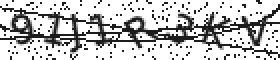
#> input picture captchas/some6.png, 140 x 30 px (shown 2 times larger)
$ python test.py   (older library calls are emulated)
#> lines starting #> are read from the running program, lines starting #| are printed output that depends on the picture; after the words box and inside, x2 and y2 are one past the last pixel; in counts of white or black regions, pixels touching at a corner belong together
### captcha/captcha/image.py
# coding: utf-8
"""
    captcha.image
    ~~~~~~~~~~~~~

    Generate Image CAPTCHAs, just the normal image CAPTCHAs you are using.
"""

import os
import random
import numpy as np
import matplotlib.pyplot as plt
from PIL import Image
from PIL import ImageFilter
from PIL.ImageDraw import Draw
from PIL.ImageFont import truetype
try:
    from cStringIO import StringIO as BytesIO
except ImportError:
    from io import BytesIO
try:
    from wheezy.captcha import image as wheezy_captcha
except ImportError:
    wheezy_captcha = None

DATA_DIR = os.path.join(os.path.abspath(os.path.dirname(__file__)), 'data')
DEFAULT_FONTS = [os.path.join(DATA_DIR, 'DroidSansMono.ttf')]
#DEFAULT_FONTS = [os.path.join(DATA_DIR, 'VeraMono.ttf')]

print(DEFAULT_FONTS)

if wheezy_captcha:
    __all__ = ['ImageCaptcha', 'WheezyCaptcha']
else:
    __all__ = ['ImageCaptcha']


table  =  []
for  i  in  range( 256 ):
    table.append( i * 1.97 )
#> further down, im is the input picture: PIL image 140x30 RGB; min 28, max 255, mean 194.5


class _Captcha(object):
    def generate(self, chars, format='png'):
        """Generate an Image Captcha of the given characters.

        :param chars: text to be generated.
        :param format: image file format
        """
        im = self.generate_image(chars)
        out = BytesIO()
        im.save(out, format=format)
        out.seek(0)
        return out

    # [9 lines left out: function write, not called in this run]


class WheezyCaptcha(_Captcha):
    """Create an image CAPTCHA with wheezy.captcha."""
    # [23 lines left out: functions __init__, generate_image, not called in this run]


class ImageCaptcha(_Captcha):
    """Create an image CAPTCHA.

    Many of the codes are borrowed from wheezy.captcha, with a modification
    for memory and developer friendly.

    ImageCaptcha has one built-in font, DroidSansMono, which is licensed under
    Apache License 2. You should always use your own fonts::

        captcha = ImageCaptcha(fonts=['/path/to/A.ttf', '/path/to/B.ttf'])

    You can put as many fonts as you like. But be aware of your memory, all of
    the fonts are loaded into your memory, so keep them a lot, but not too
    many.

    :param width: The width of the CAPTCHA image.
    :param height: The height of the CAPTCHA image.
    :param fonts: Fonts to be used to generate CAPTCHA images.
    :param font_sizes: Random choose a font size from this parameters.
    """
    def __init__(self, width=160, height=60, fonts=None, font_sizes=None):
        self._width = width
        self._height = height
        self._fonts = fonts or DEFAULT_FONTS
        self._font_sizes = font_sizes or (42, 50, 56)
        self._truefonts = []

    @property
    def truefonts(self):
        if self._truefonts:
            return self._truefonts
        self._truefonts = tuple([
            truetype(n, s)
            for n in self._fonts
            for s in self._font_sizes
        ])
        return self._truefonts

    # [23 lines left out: functions create_noise_curve, create_noise_dots, not called in this run]

    def create_captcha_image(self, chars, color, background):
        """Create the CAPTCHA image itself.

        :param chars: text to be generated.
        :param color: color of the text.
        :param background: color of the background.

        The color should be a tuple of 3 numbers, such as (0, 255, 255).
        """
#> called with chars = '91J1R3KV', color = (28, 28, 28), background = (255, 255, 255, 0)
        image = Image.new('RGB', (self._width, self._height), background)
#> image: PIL image 140x30 RGB; every value is 255
        draw = Draw(image)

        color = (28, 28, 28, 255)
        def _draw_character(c):
            font = self.truefonts[2]
            #print(len(self.truefonts))
            w, h = draw.textsize(c, font=font)

            print(w,h)

            dx = 0#40#random.randint(0, 4)
            dy = 0#5#random.randint(0, 6)
            im = Image.new('RGBA', (w + dx, h + dy))


            Draw(im).text((dx, dy), c, font=font, fill=color)


            # rotate
            #im = im.crop(im.getbbox())
            im = im.rotate(random.uniform(0, 0), Image.BICUBIC, expand=True)
            print(im.size)
            # [27 lines of commented-out code are left out]
            return im

        images = []
        isImage = []
        for kk, c in enumerate(chars):
            #if random.random() > 0.5:
            images.append(_draw_character(c))
            isImage.append(1)
            if kk != (len(chars)-1):
                images.append(_draw_character(" "))
                isImage.append(0)
#> this loop made 8 passes
#> (printed output is left out)
#> after the loop, images = 15 items; isImage = [1, 0, 1, 0, 1, 0, 1, 0, 1, 0, 1, 0, 1, 0, 1]

        # tas
        some_padding = random.randint(0,2)
        for zz in range(some_padding):
            images.insert(0, _draw_character(" "))
            images.append(_draw_character(" "))
            isImage.append(0)
            isImage.insert(0, 0)
#> this loop made 1 pass
#| 5 18
#| 5 18
#> after the loop, images = 17 items; isImage = [0, 1, 0, 1, 0, 1, 0, 1, 0, 1, 0, 1, 0, 1, 0, 1, 0]

        # tas

        text_width = sum([im.size[0] for im in images])
#> text_width = 140

        width = max(text_width, self._width)
#> width = 140
        image = image.resize((width, self._height))

        average =0# int(text_width / len(chars))
        rand = 0#int(0.25 * average)
        offset = 0#int(average * 0.1)

        offsets = []
        for im, isIm in zip(images, isImage):
            w, h = im.size
            mask = im.convert('L').point(table)
            #image.paste(im, (offset, int((self._height - h) / 2)), mask)
            image.paste(im, (offset, 0), mask)
            if isIm == 1:
                print(im.size)
                offsets.append(offset)
            offset = offset + w# + random.randint(-rand, 0)
#> this loop made 17 passes
#> (isIm, w, offset) on passes 1 to 12: (0, 5, 5), (1, 12, 17), (0, 5, 22), (1, 12, 34), (0, 5, 39), (1, 8, 47), (0, 5, 52), (1, 12, 64), (0, 5, 69), (1, 13, 82), (0, 5, 87), (1, 12, 99)
#| (12, 18)
#| (12, 18)
#| (8, 18)
#| (12, 18)
#| (13, 18)
#| (12, 18)
#| (12, 18)
#| (14, 18)
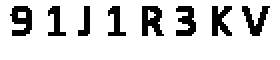
#> image: PIL image 140x30 RGB (shown 2 times larger); values 206 (black) and 255 (white), 83.3% white; 8 black regions, largest, box (x1, y1, x2, y2) and area: (71, 3, 82, 18) 113, (5, 3, 16, 18) 109, (106, 3, 116, 18) 98
#> after the loop, offset = 140; offsets = [5, 22, 39, 52, 69, 87, 104, 121]

        # [7 lines of commented-out code are left out]


        if width > self._width:
            image = image.resize((self._width, self._height))

        return image

    def generate_image(self, chars):
        """Generate the image of the given characters.

        :param chars: text to be generated.
        """
        background = (255, 255, 255, 0)
        #color = random_color(10, 200, random.randint(220, 255))
        #print(color)
        color = (28, 28, 28)
        im = self.create_captcha_image(chars, (28, 28, 28), background)
        #self.create_noise_dots(im, color, width=1, number=200)
        #self.create_noise_curve(im, color)
        #im = im.filter(ImageFilter.SMOOTH)
        return im


# [7 lines left out: function random_color, not called in this run]

### captcha/test.py
from PIL import Image, ImageFilter
import matplotlib.pyplot as plt
import numpy as np
from captcha.image import ImageCaptcha

im = Image.open("../captchas/some6.png")
grey_im = im.convert('L')


image = ImageCaptcha(width=140, height=30, font_sizes=[24,24,24], fonts=['calibri.ttf'])
#data = image.generate('91J1R3KV')
data = image.generate('91J1R3KV')


fig, ax = plt.subplots(2, figsize=(16,27))
ax[0].imshow(grey_im, cmap='Greys_r')
ax[1].imshow(Image.open(data).convert('L'), cmap='Greys_r')

plt.show()
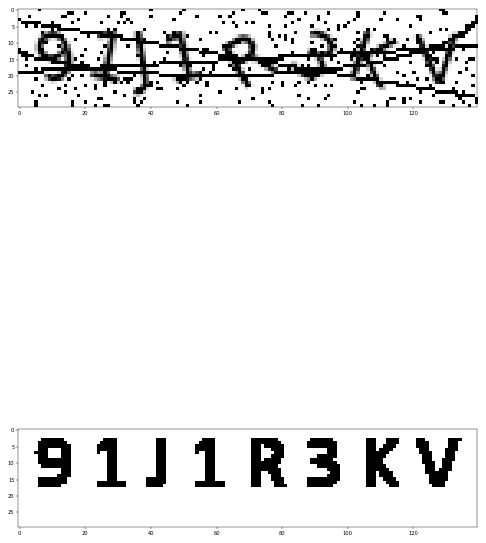
#> figure drawn by matplotlib, 2 panels


import pickle
# [52 lines of commented-out code are left out]

$ run again, with captchas/some1.png copied over captchas/some6.png
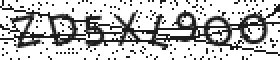
#> input picture captchas/some1.png, 140 x 30 px (shown 2 times larger)
#> im is the input picture: PIL image 140x30 RGB; min 28, max 255, mean 190.9
#> the loop in create_captcha_image, `for kk, c in enumerate(chars):` made 8 passes
#> (printed output is left out)
#> after the loop in create_captcha_image, `for kk, c in enumerate(chars):`: images = 15 items; isImage = [1, 0, 1, 0, 1, 0, 1, 0, 1, 0, 1, 0, 1, 0, 1]
#> the loop in create_captcha_image, `for zz in range(some_padding):` made 1 pass
#> (printed output is left out)
#> after the loop in create_captcha_image, `for zz in range(some_padding):`: images = 17 items; isImage = [0, 1, 0, 1, 0, 1, 0, 1, 0, 1, 0, 1, 0, 1, 0, 1, 0]
#> text_width = 140
#> the loop in create_captcha_image, `for im, isIm in zip(images, isImage):` made 17 passes
#> (isIm, w, offset) on passes 1 to 8: (0, 5, 5), (1, 12, 17), (0, 5, 22), (1, 12, 34), (0, 5, 39), (1, 8, 47), (0, 5, 52), (1, 12, 64)
#> (printed output is left out)
#> after the loop in create_captcha_image, `for im, isIm in zip(images, isImage):`: offsets = [5, 22, 39, 52, 69, 87, 104, 121]
#> `plt.show()`:
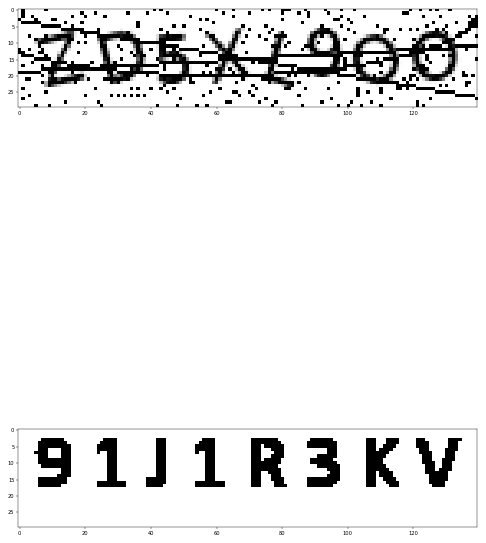
#> figure drawn by matplotlib, 2 panels

$ run again, with captchas/some102.png copied over captchas/some6.png
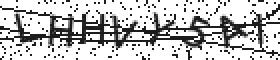
#> input picture captchas/some102.png, 140 x 30 px (shown 2 times larger)
#> im is the input picture: PIL image 140x30 RGB; min 28, max 255, mean 194.8
#> the loop in create_captcha_image, `for kk, c in enumerate(chars):` made 8 passes
#> (printed output is left out)
#> after the loop in create_captcha_image, `for kk, c in enumerate(chars):`: images = 15 items; isImage = [1, 0, 1, 0, 1, 0, 1, 0, 1, 0, 1, 0, 1, 0, 1]
#> the loop in create_captcha_image, `for zz in range(some_padding):` made 1 pass
#> (printed output is left out)
#> after the loop in create_captcha_image, `for zz in range(some_padding):`: images = 17 items; isImage = [0, 1, 0, 1, 0, 1, 0, 1, 0, 1, 0, 1, 0, 1, 0, 1, 0]
#> text_width = 140
#> the loop in create_captcha_image, `for im, isIm in zip(images, isImage):` made 17 passes
#> (isIm, w, offset) on passes 1 to 8: (0, 5, 5), (1, 12, 17), (0, 5, 22), (1, 12, 34), (0, 5, 39), (1, 8, 47), (0, 5, 52), (1, 12, 64)
#> (printed output is left out)
#> after the loop in create_captcha_image, `for im, isIm in zip(images, isImage):`: offsets = [5, 22, 39, 52, 69, 87, 104, 121]
#> `plt.show()`:
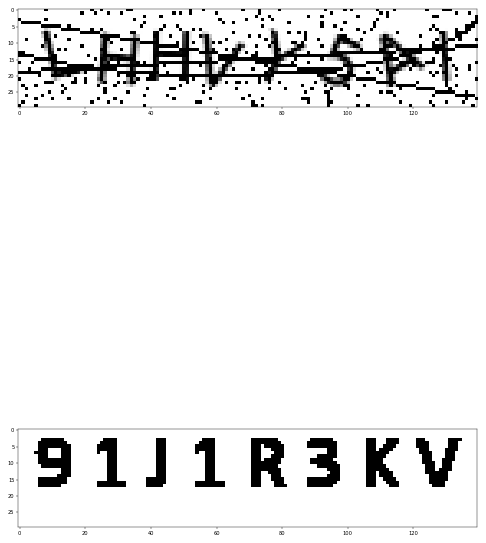
#> figure drawn by matplotlib, 2 panels
